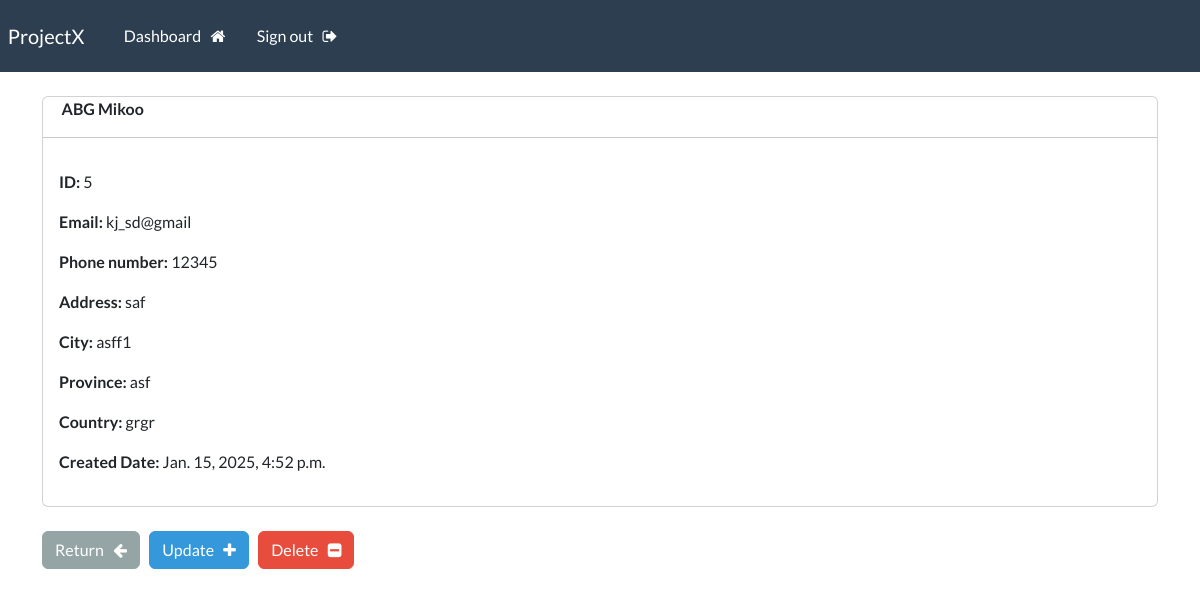
The app's page /record/5 (signed in) with its own data.
### webapp/models.py (models this page shows, shortened)
class Record(models.Model):
    creation_date = models.DateTimeField(auto_now_add=True)
    first_name = models.CharField(max_length=100)
    last_name = models.CharField(max_length=100)
    email = models.CharField(max_length=255)
    phone = models.CharField(max_length=20)
    address = models.CharField(max_length=300)
    city = models.CharField(max_length=255)
    province = models.CharField(max_length=125)
    country = models.CharField(max_length=125)

### webapp/views.py (the view)
@login_required(login_url='my-login')
def singular_record(request, pk):
    all_records = Record.objects.get(id=pk)
    context = {'record':all_records}
    return render(request, 'webapp/view-record.html', context=context)

### webapp/templates/webapp/view-record.html (shortened to what this page needs)
{% extends 'webapp/base.html' %}
{% block content %}
    <div class="card">
        <strong>
            {{record.last_name|upper}}
            {{record.first_name}}
        </strong>
        <hr>
        <div class="card-body">
            <p> <strong> ID:  </strong> {{record.id}} </p>
            <p> <strong> Email:  </strong> {{record.email}} </p>
            <p> <strong> Phone number:  </strong> {{record.phone}} </p>
            <p> <strong> Address:  </strong> {{record.address}} </p>
            <p> <strong> City:  </strong> {{record.city}} </p>
            <p> <strong> Province:  </strong> {{record.province}} </p>
            <p> <strong> Country:  </strong> {{record.country}} </p>
            <p> <strong> Created Date:  </strong> {{record.creation_date}} </p>
        </div>
    </div>
    <br>
    <a href="{% url 'dashboard' %}" class="btn btn-secondary"> Return &nbsp; <i class="fa fa-arrow-left" arial-hidden="true"></i> </a>
    <a href="{% url 'update-record' record.id %}" class="btn btn-info"> Update &nbsp; <i class="fa fa-plus" arial-hidden="true"></i></a>
    <a href="{% url 'delete-record' record.id %}" class="btn btn-danger"> Delete &nbsp; <i class="fa fa-minus-square" arial-hidden="true"></i> </a>
{% endblock %}

### records on screen
Record: last_name "ABG", first_name "Mikoo", id "5", email "kj_sd@gmail", phone "12345", address "saf", city "asff1", province "asf", country "grgr", creation_date "Jan. 15, 2025, 4:52 p.m."
